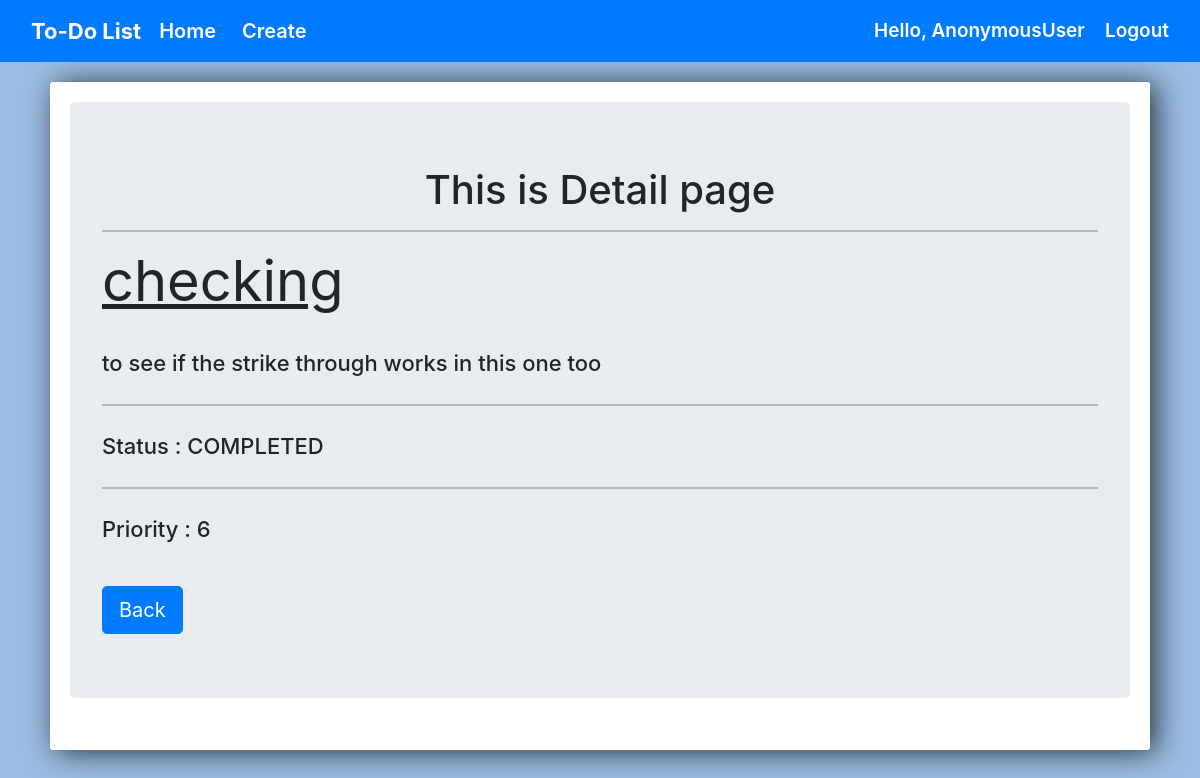
The page /todo/15/detai on the database its author committed.
### todo/models.py (models this page shows, shortened)
class TODO(models.Model):
    status_choices = [
    ('COMPLETED', 'COMPLETED'),
    ('PENDING', 'PENDING'),
    ]
    priority_choices = [
    (1,'1️'),
    (2, '2️'),
    (3, '3️'),
    (4, '4️'),
    (5, '5️'),
    (6, '6️'),
    (7, '7️'),
    (8, '8️'),
    (9, '9️'),
    (10, '10'),
    ]
    title = models.CharField(max_length=50)
    task = models.TextField(blank=False)
    status = models.CharField(max_length=20 , choices=status_choices)
    user  = models.ForeignKey(User  , on_delete= models.CASCADE, related_name='priority')
    date = models.DateTimeField(auto_now_add=True)
    priority = models.IntegerField(max_length=2 , choices=priority_choices)

### todo/views.py (the view)
# urls.py: path('<int:pk>/detai',views.detailpage, name='detailpage'),
def detailpage(request,pk):
    title = TODO.objects.get(id=pk)
    context = {
        'title':title
    }
    return render(request,'todo/details.html',context)

### todo/templates/todo/details.html (shortened to what this page needs)
{% extends 'todo/base.html' %}
{% load static %}
{% block body%}
	<link rel="stylesheet" href="https://stackpath.bootstrapcdn.com/bootstrap/4.3.1/css/bootstrap.min.css">
	<div class="center-column">
		<div class="jumbotron">
            <h1 align="center">This is Detail page</h1>
            <hr>
            <h1 class="display-4"><B><u>{{title.title}}</u></B></h1>
            <br>
            <p class="lead">{{title.task}}</p>
            <hr class="my-4">
            <p class="lead">Status : {{title.status}}</p>
            <hr class="my-4">
            <p class="lead">Priority : {{title.priority}}</p>
            <br>
            <a href="{% url 'home' %}"><button class="btn btn-primary btn-lg">Back</button></a>
        </div>
	</div>
{% endblock %}

### todo/templates/todo/details.html (style rules this page uses)
body { background-color: #9cbee2; }
.center-column { width:1100px; margin: 20px auto; padding:20px; background-color: #fff; border-radius: 3px; box-shadow: 6px 2px 30px 0px rgba(0,0,0,0.75); }
.lead { font-size: 22px; font-weight: 450; }

### rows shown on the page
TODO: title "checking", task "to see if the strike through works in this one too", status "COMPLETED", priority "6"

### other values the page prints
{{ request.user }} "AnonymousUser"
